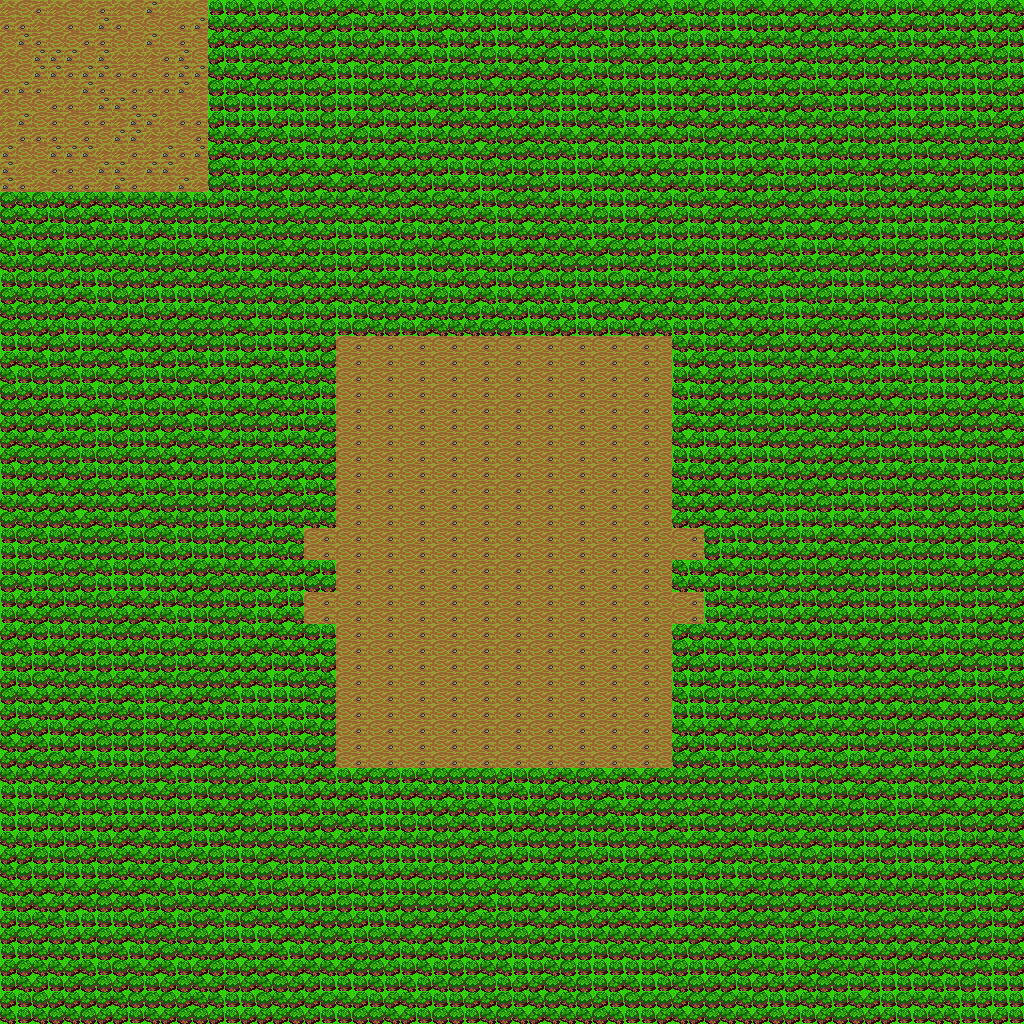

This game map was drawn from its Tiled (.tmx) file and the tilesets committed beside it. A one-line description and the trimmed map source follow:
An orthogonal 64x64 tile map with 16x16 px tiles, 1 tile layer (Map), 4 tilesets and 116 objects.

<map version="1.10" tiledversion="1.12.1" orientation="orthogonal" renderorder="right-down" width="64" height="64" tilewidth="16" tileheight="16" infinite="0" nextlayerid="5" nextobjectid="634">
 <editorsettings>
  <export target="../../../../assets/map/test/tiwar.fgm" format="Future Glimpses map (*.fgm)" />
 </editorsettings>
 <properties>
  <property name="AI_MODE" type="int" propertytype="AI_MODE" value="2" />
  <property name="ENABLE_BARRACKS" type="bool" value="true" />
  <property name="ENABLE_BLACKSMITH" type="bool" value="true" />
  <property name="ENABLE_FARM" type="bool" value="true" />
  <property name="ENABLE_STABLES" type="bool" value="true" />
  <property name="ENABLE_TOWER" type="bool" value="true" />
  <property name="ENABLE_TURRET" type="bool" value="false" />
  <property name="ENABLE_UPGRADE_ARCHER" type="bool" value="true" />
  <property name="ENABLE_UPGRADE_KNIGHT" type="bool" value="true" />
  <property name="ENABLE_UPGRADE_MAGE" type="bool" value="true" />
  <property name="ENABLE_UPGRADE_SOLDIER" type="bool" value="true" />
  <property name="MSG_DESCRIPTION" value="La guerra total esquinera, para probar rendimiento." />
  <property name="MSG_LOSE" value="Perdiste." />
  <property name="MSG_TITLE" value="Guerra esquinera" />
  <property name="MSG_WIN" value="Ganaste." />
  <property name="PEACE_TIME" type="int" value="0" />
  <property name="RES_GOLD_COMPUTER" type="int" value="1000" />
  <property name="RES_GOLD_PLAYER" type="int" value="1000" />
  <property name="RES_WOOD_COMPUTER" type="int" value="500" />
  <property name="RES_WOOD_PLAYER" type="int" value="500" />
  <property name="UPGRADED_ARCHER_COMPUTER" type="bool" value="false" />
  <property name="UPGRADED_ARCHER_PLAYER" type="bool" value="false" />
  <property name="UPGRADED_KNIGHT_COMPUTER" type="bool" value="false" />
  <property name="UPGRADED_KNIGHT_PLAYER" type="bool" value="false" />
  <property name="UPGRADED_MAGE_COMPUTER" type="bool" value="false" />
  <property name="UPGRADED_MAGE_PLAYER" type="bool" value="false" />
  <property name="UPGRADED_SOLDIER_COMPUTER" type="bool" value="false" />
  <property name="UPGRADED_SOLDIER_PLAYER" type="bool" value="false" />
 </properties>
 <tileset firstgid="1" source="../../tileset.tsx" />
 <tileset firstgid="257" source="../../units/units.tsx" />
 <tileset firstgid="267" source="../../buildings/big_buildings.tsx" />
 <tileset firstgid="273" source="../../buildings/small_buildings.tsx" />
 <layer id="1" name="Map" width="64" height="64">
  <data>[4096 cells, 4096 non-empty, 8 distinct tile ids]</data>
 </layer>
 <objectgroup id="2" name="Units/Buildings">
  <object id="502" template="../../units/C_Mage.tx" x="32" y="16" />
  <object id="503" template="../../units/C_Mage.tx" x="48" y="16" />
  <object id="504" template="../../units/C_Mage.tx" x="64" y="16" />
  <object id="505" template="../../units/C_Mage.tx" x="80" y="16" />
  <object id="506" template="../../units/C_Mage.tx" x="96" y="16" />
  <object id="507" template="../../units/C_Mage.tx" x="112" y="16" />
  <object id="524" template="../../buildings/C_Turret.tx" x="176" y="64" />
  <object id="525" template="../../buildings/C_Turret.tx" x="0" y="64" />
  <object id="526" template="../../buildings/P_Turret.tx" x="0" y="160" />
  <object id="527" template="../../buildings/P_Turret.tx" x="176" y="160" />
  <object id="528" template="../../units/C_Mage.tx" x="128" y="16" />
  <object id="529" template="../../units/C_Mage.tx" x="144" y="16" />
  <object id="530" template="../../units/C_Mage.tx" x="160" y="16" />
  <object id="531" template="../../units/C_Mage.tx" x="32" y="32" />
  <object id="532" template="../../units/C_Mage.tx" x="48" y="32" />
  <object id="533" template="../../units/C_Mage.tx" x="64" y="32" />
  <object id="534" template="../../units/C_Mage.tx" x="80" y="32" />
  <object id="535" template="../../units/C_Mage.tx" x="96" y="32" />
  <object id="536" template="../../units/C_Mage.tx" x="112" y="32" />
  <object id="537" template="../../units/C_Mage.tx" x="128" y="32" />
  <object id="538" template="../../units/C_Mage.tx" x="144" y="32" />
  <object id="539" template="../../units/C_Mage.tx" x="160" y="32" />
  <object id="540" template="../../buildings/C_Farm.tx" x="0" y="32" />
  <object id="541" template="../../buildings/C_Farm.tx" x="176" y="32" />
  <object id="542" template="../../buildings/P_Farm.tx" x="0" y="192" />
  <object id="543" template="../../buildings/P_Farm.tx" x="176" y="192" />
  <object id="544" template="../../units/C_Soldier.tx" x="32" y="96" />
  <object id="545" template="../../units/C_Soldier.tx" x="48" y="96" />
  <object id="546" template="../../units/C_Soldier.tx" x="64" y="96" />
  <object id="547" template="../../units/C_Soldier.tx" x="80" y="96" />
  <object id="548" template="../../units/C_Soldier.tx" x="96" y="96" />
  <object id="549" template="../../units/C_Soldier.tx" x="112" y="96" />
  <object id="550" template="../../units/C_Soldier.tx" x="128" y="96" />
  <object id="551" template="../../units/C_Soldier.tx" x="144" y="96" />
  <object id="552" template="../../units/C_Soldier.tx" x="160" y="96" />
  <object id="553" template="../../units/C_Soldier.tx" x="32" y="64" />
  <object id="554" template="../../units/C_Soldier.tx" x="48" y="64" />
  <object id="555" template="../../units/C_Soldier.tx" x="64" y="64" />
  <object id="556" template="../../units/C_Soldier.tx" x="80" y="64" />
  <object id="557" template="../../units/C_Soldier.tx" x="96" y="64" />
  <object id="558" template="../../units/C_Soldier.tx" x="112" y="64" />
  <object id="559" template="../../units/C_Soldier.tx" x="128" y="64" />
  <object id="560" template="../../units/C_Soldier.tx" x="144" y="64" />
  <object id="561" template="../../units/C_Soldier.tx" x="160" y="64" />
  <object id="562" template="../../units/C_Archer.tx" x="32" y="48" />
  <object id="563" template="../../units/C_Archer.tx" x="48" y="48" />
  <object id="564" template="../../units/C_Archer.tx" x="64" y="48" />
  <object id="565" template="../../units/C_Archer.tx" x="80" y="48" />
  <object id="566" template="../../units/C_Archer.tx" x="96" y="48" />
  <object id="567" template="../../units/C_Archer.tx" x="112" y="48" />
  <object id="568" template="../../units/C_Archer.tx" x="128" y="48" />
  <object id="569" template="../../units/C_Archer.tx" x="144" y="48" />
  <object id="570" template="../../units/C_Archer.tx" x="160" y="48" />
  <object id="571" template="../../units/C_Knight.tx" x="32" y="80" />
  <object id="572" template="../../units/C_Knight.tx" x="48" y="80" />
  <object id="573" template="../../units/C_Knight.tx" x="64" y="80" />
  <object id="574" template="../../units/C_Knight.tx" x="80" y="80" />
  <object id="575" template="../../units/C_Knight.tx" x="96" y="80" />
  <object id="576" template="../../units/C_Knight.tx" x="112" y="80" />
  <object id="577" template="../../units/C_Knight.tx" x="128" y="80" />
  <object id="578" template="../../units/C_Knight.tx" x="144" y="80" />
  <object id="579" template="../../units/C_Knight.tx" x="160" y="80" />
  <object id="580" template="../../units/P_Soldier.tx" x="80" y="112" />
  <object id="581" template="../../units/P_Soldier.tx" x="32" y="112" />
  <object id="582" template="../../units/P_Soldier.tx" x="48" y="112" />
  <object id="583" template="../../units/P_Soldier.tx" x="64" y="112" />
  <object id="584" template="../../units/P_Soldier.tx" x="96" y="112" />
  <object id="585" template="../../units/P_Soldier.tx" x="112" y="112" />
  <object id="586" template="../../units/P_Soldier.tx" x="144" y="112" />
  <object id="587" template="../../units/P_Soldier.tx" x="128" y="112" />
  <object id="588" template="../../units/P_Soldier.tx" x="160" y="112" />
  <object id="589" template="../../units/P_Soldier.tx" x="80" y="144" />
  </objectgroup>
</map>
<!-- 44 of 116 objects omitted -->
